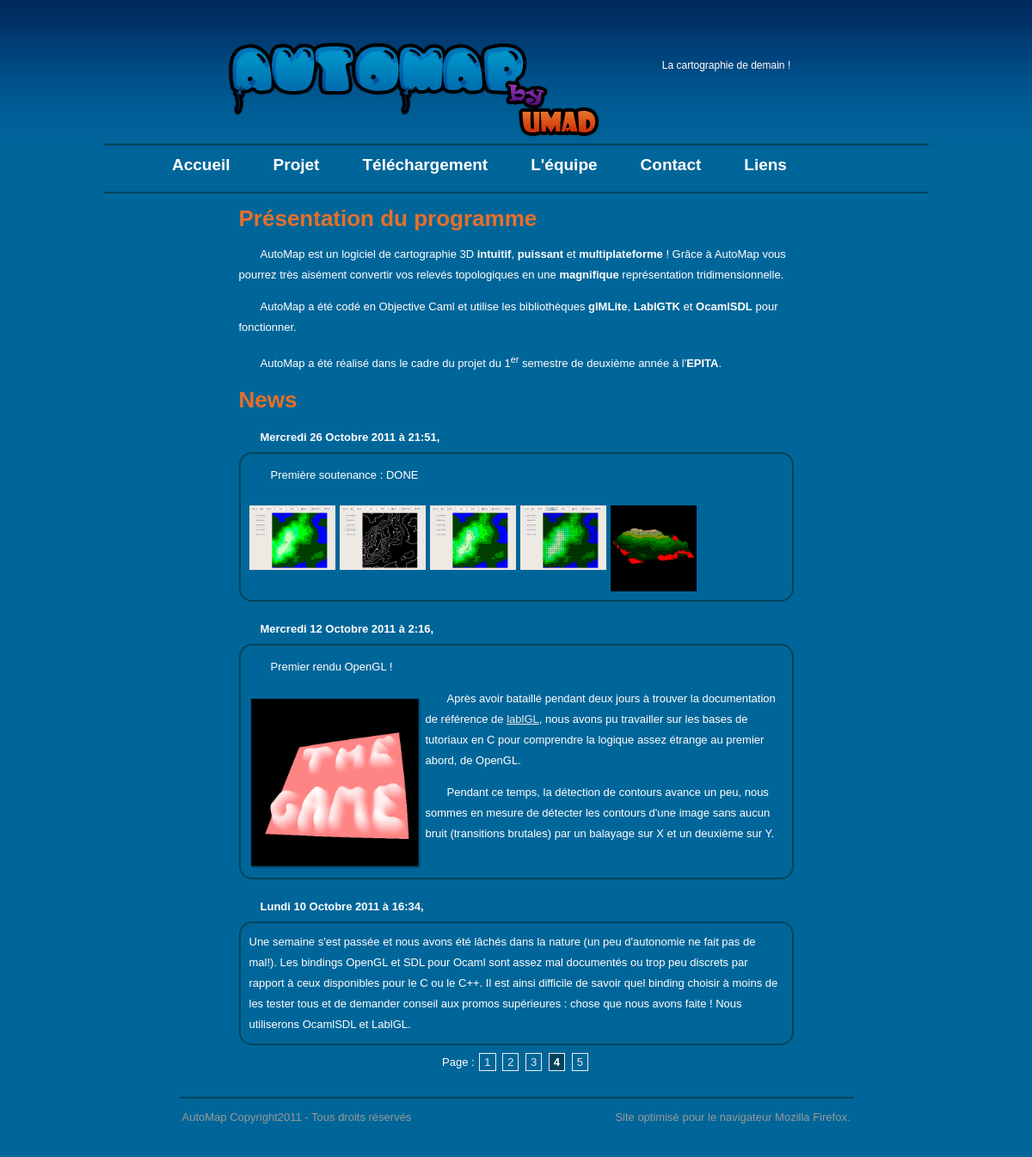
The app's page /index.php?page=4 with its own data.
### tables this page shows
CREATE TABLE IF NOT EXISTS `news` (
  `id` int(11) unsigned NOT NULL AUTO_INCREMENT,
  `news` mediumtext NOT NULL,
  `date` datetime NOT NULL,
  KEY `id` (`id`)
);

### index.php (the view)
<?php
require("include/include.php");
$nbrMessageParPage = 3;
$nbrPage = nbrPage("news", $nbrMessageParPage);
$page = page($nbrPage, "FIRST");
echo $miseHTML['header'];
?>
<h1>Présentation du programme</h1>
<p>AutoMap est un logiciel de cartographie 3D <b>intuitif</b>, <b>puissant</b> et <b>multiplateforme</b> !
Grâce à AutoMap vous pourrez très aisément convertir vos relevés topologiques en une <b>magnifique</b> représentation tridimensionnelle.</p>
<p>AutoMap a été codé en Objective Caml et utilise les bibliothèques <b>glMLite</b>, <b>LablGTK</b> et <b>OcamlSDL</b> pour fonctionner.</p>
<p>AutoMap a été réalisé dans le cadre du projet du 1<sup>er</sup> semestre de deuxième année à l'<b>EPITA</b>.</p>
<h1>News</h1>
<?php
$sql = 'SELECT news, UNIX_TIMESTAMP(date) FROM news ORDER BY date DESC LIMIT '.($page-1)*$nbrMessageParPage.','.$nbrMessageParPage;
$req = mysql_query($sql);
while ($row = mysql_fetch_array($req)) {
    echo '<p class="date">'.getDateFr("l j F Y à G:i", intval($row['UNIX_TIMESTAMP(date)'])).',</p> ';
    echo '<div class="news"><div class="newscontent">'.utf8_encode($row['news']).'<div style="clear:both;"></div></div></div>';
}
echo '<div class="pagination">Page : ';
echo echoPage($page, $nbrPage, "index", "", "FIRST");
echo '</div>';
echo $miseHTML['footer'];
?>

### css/design.css (style rules this page uses)
body { padding: 0; font-family: Verdana, Arial, Helvetica, sans-serif; font-size: 13px; line-height:24px; color: #ffffff; text-align: center; background-color: #006699; background-image: url(../images/bg.png); background-repeat: repeat-x; }
img { border: 0; }
#contenu h1 { color: #E67029; }
#contenu a, #contenu a:visited, #coldroite a, #coldroite a:visited { color: #E8EAEB; outline-style: none; }
#contenu p, #coldroite p { text-indent: 25px; }
#contenu p.date { font-weight: bold; margin-bottom: 5px; margin-top: 20px; }
#contenu div.news { border: 2px solid #01455c; border-radius: 15px; }
#contenu div.newscontent { margin: 10px; }
#contenu .pagination { padding: 3px; margin: 5px; text-align:center; }
img { float: left; margin-top: 10px; margin-right: 5px; }

### records on screen
news: UNIX_TIMESTAMP "Mercredi 26 Octobre 2011 à 21:51", news "Première soutenance : DONE", news (picture)
news: UNIX_TIMESTAMP "Mercredi 12 Octobre 2011 à 2:16", news "Premier rendu OpenGL ! Après avoir bataillé pendant deux jours à trouver la documentation de référence de lablGL , nous avons pu travailler sur les bases de tutoriaux en C pour comprendre la logique assez étrange au premier abord, de OpenGL. Pendant ce temps, la détection de contours avance un peu, nous sommes en mesure de détecter les contours d'une image sans aucun bruit (transitions brutales) par un balayage sur X et un deuxième sur Y.", news (picture)
news: UNIX_TIMESTAMP "Lundi 10 Octobre 2011 à 16:34", news "Une semaine s'est passée et nous avons été lâchés dans la nature (un peu d'autonomie ne fait pas de mal!). Les bindings OpenGL et SDL pour Ocaml sont assez mal documentés ou trop peu discrets par rapport à ceux disponibles pour le C ou le C++. Il est ainsi difficile de savoir quel binding choisir à moins de les tester tous et de demander conseil aux promos supérieures : chose que nous avons faite ! Nous utiliserons OcamlSDL et LablGL."
